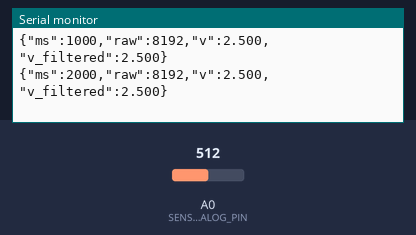
Recording of a sketch running on a simulated Arduino Uno R4 Minima. On the bench: the last lines printed to the serial monitor. The inputs (shaded band) are chosen by the test bench; at power-on: A0 (SENSOR_ANALOG_PIN) = 512 (analog values on the 0–1023 scale).

Above: at 2.7 s.
2.8 s: A0 (SENSOR_ANALOG_PIN) set to 716
At 4.0 s:
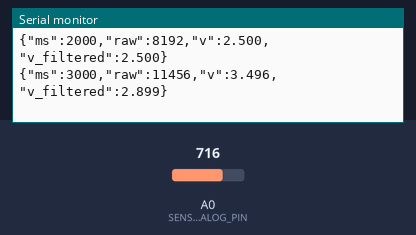
4.3 s: A0 (SENSOR_ANALOG_PIN) set to 900
At 4.3 s:
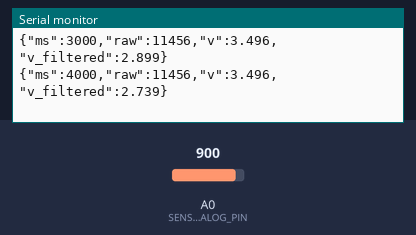
Timing chart, 0 to 7.3 s (numbered marks = the images above; inputs shaded):
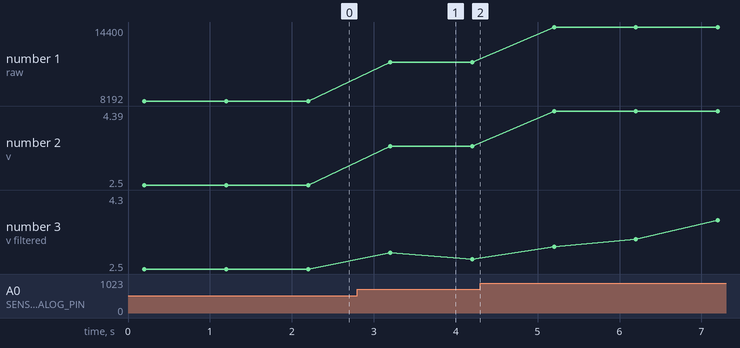

Measured:
- after the input at 2.8 s, the serial monitor: prints a new line after 0.40 s (image 1)
- plotted number 1: 8192 → 11456 after the input at 2.8 s, 11456 → 14400 after the input at 4.3 s
- plotted number 2: 2.5 → 3.5 after the input at 2.8 s, 3.5 → 4.39 after the input at 4.3 s
- plotted number 3: 2.5 → 2.74 after the input at 2.8 s, 2.74 → 4.3 after the input at 4.3 s

The sketch:

tds_monitor.ino
```cpp
/*
  tds-monitor — v1 sensor node + dashboard
  Board:  Arduino Uno R4 WiFi
  Sensor: generic analog 2-needle TDS module (no datasheet — see AGENTS.md)

  This file is an orchestrator only: setup()/loop() wire the modules together.
  All logic lives in sensor.*, filter.*, conductivity.*, calibration.*,
  health.*, history.*, reporting.*, storage.*, network.* (see architecture.md).
  Full pipeline wiring (conductivity -> calibration -> health -> history ->
  reporting) lands later per plan.md; this chunk only wires sensor -> filter
  directly to serial, so both can be verified against real hardware.

  Chunk 2 (current): sensor.* and filter.* are real. Remaining modules are
  still stubs.
*/

#include "config.h"
#include "sensor.h"
#include "filter.h"

TdsFilter filter;

void setup() {
  Serial.begin(115200);
  sensorInit();
}

void loop() {
  static uint32_t nextReportMs = 0;
  const uint32_t now = millis();
  if (now < nextReportMs) return;
  nextReportMs = now + REPORT_INTERVAL_MS;

  const SensorReading reading = sensorRead();
  const float filteredVolts = filter.update(reading.volts);
  Serial.print(F("{\"ms\":"));
  Serial.print(now);
  Serial.print(F(",\"raw\":"));
  Serial.print(reading.rawAdc);
  Serial.print(F(",\"v\":"));
  Serial.print(reading.volts, 3);
  Serial.print(F(",\"v_filtered\":"));
  Serial.print(filteredVolts, 3);
  Serial.println(F("}"));
}
```

calibration.cpp
```cpp
#include "calibration.h"

TdsEstimate calibrationEstimate(float conductivityUScm) {
    (void)conductivityUScm;
    // TODO(Chunk 4): apply calibration points + DEFAULT_TDS_FACTOR.
    // Stub stays uncalibrated, as it must until real points exist.
    return TdsEstimate{ 0.0f, false };
}

bool calibrationAddPoint(float conductivityUScm, float referenceUScm, bool readingWasSteady) {
    (void)conductivityUScm;
    (void)referenceUScm;
    (void)readingWasSteady;
    // TODO(Chunk 4): store the point if steady and it fits existing points.
    return false;
}
```

calibration.h
```cpp
#pragma once

// Applies the user's 2-point calibration and TDS factor to turn conductivity
// into a ppm estimate. v1 has no reference data until the user supplies real
// calibration points, so `calibrated` starts false — see AGENTS.md "Never:
// claiming a calibrated reading without real reference data" and
// docs/CALIBRATION_PROCEDURE.md.
struct TdsEstimate {
    float ppm;
    bool  calibrated;
};

TdsEstimate calibrationEstimate(float conductivityUScm);

// Adds one calibration point (conductivity reading against a known reference
// standard, e.g. 1413 uS/cm). Returns false and leaves calibration unchanged
// if the reading wasn't steady or doesn't fit the existing points.
bool calibrationAddPoint(float conductivityUScm, float referenceUScm, bool readingWasSteady);
```

conductivity.cpp
```cpp
#include "conductivity.h"

float conductivityFromVoltage(float filteredVolts, float temperatureC) {
    (void)filteredVolts;
    (void)temperatureC;
    // TODO(Chunk 3): provisional default curve + TEMP_COEFF_PER_C correction,
    // needs Chunk 2's hardware session to observe the generic module's real
    // dry/reference-solution voltage behavior first (no datasheet exists).
    return 0.0f;
}
```

conductivity.h
```cpp
#pragma once

// Maps a filtered sensor voltage to conductivity (uS/cm) using a provisional
// default curve (module is generic/unbranded — see AGENTS.md "Hard-won
// facts"), corrected to 25C. Pure C++, no Arduino dependency.
//
// temperatureC is a parameter, not read from a sensor here: v1 passes
// ASSUMED_TEMP_C from config.h; v2 passes a real DS18B20 reading instead.
// This keeps the correction math itself unchanged between v1 and v2.
float conductivityFromVoltage(float filteredVolts, float temperatureC);
```

filter.cpp
```cpp
#include "filter.h"
#include <algorithm>

namespace {
float median5(const float *v) {
    float sorted[5] = { v[0], v[1], v[2], v[3], v[4] };
    std::sort(sorted, sorted + 5);
    return sorted[2];
}
}

TdsFilter::TdsFilter()
    : head_(0), count_(0), emaInitialized_(false), emaValue_(0.0f) {
    for (uint8_t i = 0; i < FILTER_WINDOW_SIZE; i++) buffer_[i] = 0.0f;
}

float TdsFilter::update(float rawSample) {
    buffer_[head_] = rawSample;
    head_ = (head_ + 1) % FILTER_WINDOW_SIZE;
    if (count_ < FILTER_WINDOW_SIZE) count_++;

    // Not enough samples yet for a real median: pass the raw sample through.
    const float medianVal = (count_ < FILTER_WINDOW_SIZE) ? rawSample : median5(buffer_);

    if (!emaInitialized_) {
        emaValue_ = medianVal;
        emaInitialized_ = true;
    } else {
        emaValue_ = FILTER_SMOOTHING * medianVal + (1.0f - FILTER_SMOOTHING) * emaValue_;
    }
    return emaValue_;
}
```

filter.h
```cpp
#pragma once
#include <cstdint>
#include "config.h"

// Smooths a stream of raw sensor voltages: a short median window rejects
// single-sample spikes (e.g. a bubble), then exponential smoothing shapes
// the response. Pure C++, no Arduino dependency — unit-tested on the host.
class TdsFilter {
public:
    TdsFilter();

    // Feed one new raw sample, get back the filtered value.
    float update(float rawSample);

private:
    float   buffer_[FILTER_WINDOW_SIZE];
    uint8_t head_;
    uint8_t count_;
    bool    emaInitialized_;
    float   emaValue_;
};
```

health.cpp
```cpp
#include "health.h"

HealthMonitor::HealthMonitor() {}

HealthStatus HealthMonitor::check(float filteredVolts, uint32_t nowMs) {
    (void)filteredVolts;
    (void)nowMs;
    // TODO(Chunk 5): range / stuck-value / warm-up / dry-probe checks.
    return HealthStatus::Ok;
}
```

health.h
```cpp
#pragma once
#include <cstdint>

// Plausibility signal, independent of calibration — see AGENTS.md /
// architecture.md ("never merge health and calibration").
enum class HealthStatus {
    Ok,
    OutOfRange,
    Stuck,
    WarmingUp,
    ProbeDry,
};

class HealthMonitor {
public:
    HealthMonitor();

    // Call once per report cycle with the current filtered voltage.
    HealthStatus check(float filteredVolts, uint32_t nowMs);
};
```

history.cpp
```cpp
#include "history.h"

TdsHistory::TdsHistory() {}

void TdsHistory::record(uint32_t nowMs, float ppm) {
    (void)nowMs;
    (void)ppm;
    // TODO(Chunk 6): push into the 5min raw ring buffer; every 60th call,
    // fold into the 24h hourly (1min average) ring buffer.
}

uint16_t TdsHistory::recentCount() const {
    // TODO(Chunk 6): real count once the ring buffer exists.
    return 0;
}

uint16_t TdsHistory::hourlyCount() const {
    // TODO(Chunk 6): real count once the ring buffer exists.
    return 0;
}
```

history.h
```cpp
#pragma once
#include <cstdint>
#include "config.h"

// Ring buffers: HISTORY_RECENT_N seconds of raw readings, HISTORY_HOURLY_N
// minutes of 1-minute averages. Pure C++, no Arduino dependency — RAM-only,
// resets on power cut (no persistence; see storage.* for what IS persisted).
class TdsHistory {
public:
    TdsHistory();

    // Call once per report cycle (REPORT_INTERVAL_MS) with the current ppm.
    void record(uint32_t nowMs, float ppm);

    uint16_t recentCount() const;
    uint16_t hourlyCount() const;
};
```

network.cpp
```cpp
#include "network.h"

// TODO(Chunk 10): #include <WiFiS3.h>, include "secrets.h" for WIFI_SSID/
// WIFI_PASS, serve the dashboard + JSON API, mirror commands over USB serial.
// Needs a hardware session and secrets.h to exist (copy from secrets.h.example).

void networkInit() {}
void networkPoll() {}
```

network.h
```cpp
#pragma once

// WiFiS3 HTTP server: serves the dashboard and a JSON API (current reading,
// history, calibrate, settings), mirrors the same commands over USB serial.
// Arduino-only (touches WiFiS3.h) — see AGENTS.md module boundary.
// Reads credentials from secrets.h (gitignored; see secrets.h.example).

void networkInit();
void networkPoll();
```

reporting.cpp
```cpp
#include "reporting.h"

size_t formatReport(char *buf, size_t bufLen, uint32_t nowMs,
                     const SensorReading &reading, float filteredVolts,
                     HealthStatus health, const TdsEstimate &estimate) {
    (void)nowMs;
    (void)reading;
    (void)filteredVolts;
    (void)health;
    (void)estimate;
    // TODO(Chunk 7): JSON line builder, unit-tested on the host.
    if (bufLen == 0) return 0;
    buf[0] = '\0';
    return 0;
}
```

reporting.h
```cpp
#pragma once
#include <cstddef>
#include <cstdint>
#include "sensor.h"
#include "health.h"
#include "calibration.h"

// Formats one report line into buf (JSON, no trailing newline). Returns the
// number of characters written, or 0 if it didn't fit / isn't implemented yet.
size_t formatReport(char *buf, size_t bufLen, uint32_t nowMs,
                     const SensorReading &reading, float filteredVolts,
                     HealthStatus health, const TdsEstimate &estimate);
```

sensor.cpp
```cpp
#include "sensor.h"
#include "config.h"
#include <Arduino.h>

namespace {
constexpr uint8_t SENSOR_ANALOG_PIN = A0;
}

void sensorInit() {
    analogReadResolution(ADC_RESOLUTION_BITS);
    pinMode(SENSOR_ANALOG_PIN, INPUT);
}

SensorReading sensorRead() {
    uint64_t sum = 0;
    uint32_t n = 0;
    const uint32_t start = micros();
    while ((uint32_t)(micros() - start) < SAMPLE_WINDOW_US) {
        sum += analogRead(SENSOR_ANALOG_PIN);
        n++;
    }
    const uint32_t maxCount = (1UL << ADC_RESOLUTION_BITS) - 1;
    const uint32_t rawAvg = (n > 0) ? (uint32_t)(sum / n) : 0;
    const float volts = (float)rawAvg * ADC_VREF_VOLTS / (float)maxCount;
    return SensorReading{ rawAvg, volts };
}
```

sensor.h
```cpp
#pragma once
#include <cstdint>

// The only module allowed to touch Arduino.h / analogRead() — see AGENTS.md.

struct SensorReading {
    uint32_t rawAdc;
    float    volts;
};

// Configures the analog pin and ADC resolution. Call once from setup().
void sensorInit();

// Averages SAMPLE_WINDOW_US worth of analog reads. Implemented in Chunk 2.
SensorReading sensorRead();
```

storage.cpp
```cpp
#include "storage.h"

// TODO(Chunk 9): #include <EEPROM.h>, read/write at the EEPROM_ADDR_* offsets
// from config.h. Needs a hardware session to confirm values survive a reset.

void storageInit() {}
void storageLoadCalibration() {}
void storageSaveCalibration() {}
void storageSaveTdsFactor(float factor) { (void)factor; }
void storageSaveAlertPpm(float alertPpm) { (void)alertPpm; }
```

storage.h
```cpp
#pragma once
#include <cstdint>

// EEPROM persistence of calibration points, TDS factor, and alert level.
// Arduino-only (touches EEPROM.h) — see AGENTS.md module boundary.

void storageInit();
void storageLoadCalibration();
void storageSaveCalibration();
void storageSaveTdsFactor(float factor);
void storageSaveAlertPpm(float alertPpm);
```

config.h
```cpp
#pragma once
#include <cstdint>

// Named constants shared by the pure logic modules and sensor.cpp/storage.cpp/network.cpp.
// No magic numbers scattered in module bodies — change the behavior here.

// ADC
constexpr uint8_t ADC_RESOLUTION_BITS = 14;    // Uno R4 WiFi's max; confirm in Chunk 2
constexpr float   ADC_VREF_VOLTS      = 5.0f;  // module and board both run at 5V

// Timing
constexpr uint32_t REPORT_INTERVAL_MS = 1000;
constexpr uint32_t SAMPLE_WINDOW_US   = 200000UL; // 200 ms cancels 50/60 Hz mains flicker

// Filter (Chunk 2)
constexpr uint8_t FILTER_WINDOW_SIZE  = 5;
constexpr float   FILTER_SMOOTHING    = 0.4f;     // 0..1, higher = faster response

// Conductivity / temperature (Chunk 3)
// v1 has no temperature probe — this stands in for a real DS18B20 reading until v2.
// conductivity's correction function takes a temperature value as a parameter so v2 only
// needs to supply a measured value here instead of this constant.
constexpr float   ASSUMED_TEMP_C      = 25.0f;
constexpr float   TEMP_COEFF_PER_C    = 0.02f;    // conductivity changes ~2% per degC

// Calibration (Chunk 4)
constexpr float   DEFAULT_TDS_FACTOR  = 0.5f;     // ppm = conductivity * factor, user-tunable

// Health (Chunk 5)
constexpr float    HEALTH_MIN_VOLTS   = 0.0f;
constexpr float    HEALTH_MAX_VOLTS   = ADC_VREF_VOLTS;
constexpr uint32_t  HEALTH_WARMUP_MS  = 500;

// History (Chunk 6)
constexpr uint16_t HISTORY_RECENT_N = 300;   // last 5 min of 1s readings
constexpr uint16_t HISTORY_HOURLY_N = 1440;  // last 24h of 1min averages

// Storage (Chunk 9) — EEPROM byte offsets, one named constant per stored field
constexpr uint16_t EEPROM_ADDR_CAL_POINTS = 0;
constexpr uint16_t EEPROM_ADDR_TDS_FACTOR = 64;
constexpr uint16_t EEPROM_ADDR_ALERT_PPM  = 68;

// Alert (Chunk 9/10)
constexpr float DEFAULT_ALERT_PPM = 500.0f; // IS 10500:2012 acceptable limit
```
